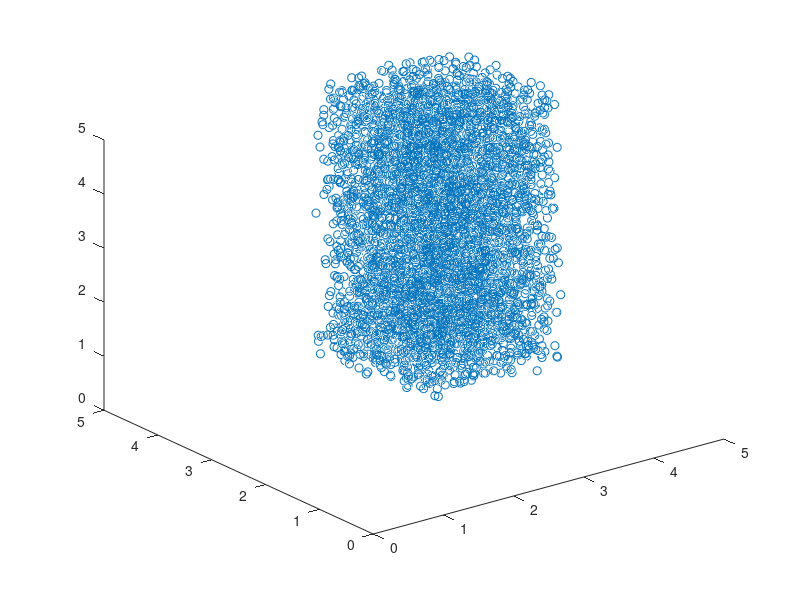

MATLAB code for this plot: (Note: this script raises an error after producing the figure.)
clear all; close all;
figure,
for i=1:5000
    x(i) = rand*2 +3;
    y(i) = rand*2 + 3;
    z(i) = rand*5;
end

plot3(x,y,z,'o');
axis([0 5 0 5 0 5]);

figure,
map3D = occupancyMap3D(1);
pose = [ 0.5 0.5 0.5 0.5 0.5 0.5 0.5];
points = [y' z' x'];
%points = [x' y' z'];
%points2 = [(0:0.25:2)' (2:-0.25:0)' (0:0.25:2)'];
maxRange = 10;
insertPointCloud(map3D,pose,points,maxRange)

show(map3D)
%getOccupancy(map3D,(2.3,2.3,1.5));

%%
figure,
plot3(x,y,z,'o'); hold on;
axis([0 8 0 8 0 8]);

ITER = 2000; 
start_point = [0 0 0 0];
 
goal_point = [7 7 4 1000]; 

x1 = start_point(1);y1 = start_point(2);z1 = start_point(3);
x2 = goal_point(1);y2 = goal_point(2);z2 = goal_point(3);
n=10;
x = zeros(n,1);
y = zeros(n,1);
z = zeros(n,1);
for i=1:n
    x(i) = x1 + i/n * (x2-x1);
    y(i) = y1 + i/n * (y2-y1);
    z(i) = z1 + i/n * (z2-z1);
end
plot3(x,y,z,'o');hold on
plot3(x1,y1,z1,'x')
plot3(x2,y2,z2,'x')

map = [start_point]; 
epsilon = 0.25; 

for i=1:ITER-1
    
    
    X_rand = 10*randn([1, 3]); %take a random point in the environment
    
    %calculate which point in the existing map has the smallest distance to
    %X_rand
    
    [smallest_idx] = closest_point(map,X_rand); 
    X_near = map(smallest_idx, 1:end-1); 
    X_new = X_near + (X_rand - X_near)/norm(X_rand - X_near)*epsilon ; %new point is proportional to the distance from the nearest point
    X_new(4) = smallest_idx;
    
    n=50;
    x_ot = zeros(n,1);
    y_ot = zeros(n,1);
    z_ot = zeros(n,1);
    object_on_line = 0; 
    for i=1:n
        x_ot(i) = X_near(1) + i/n * (X_new(1)-X_near(1));
        y_ot(i) = X_near(2) + i/n * (X_new(2)-X_near(2));
        z_ot(i) = X_near(3) + i/n * (X_new(3)-X_near(3));
        
        if checkOccupancy(map3D,[x_ot(i) y_ot(i) z_ot(i)]) == 1
            object_on_line = 1; break;
        end
    end

   if object_on_line == 0
        map = [map; X_new]; 
        con = [X_near; X_new(:,1:end-1)];
        line([con(1,1), con(2,1)], [con(1,2), con(2,2)], [con(1,3), con(2,3)])
    end
end
 
waypoint_index = [];
s = size(map);
[near_goal] = closest_point(map, goal_point(:,1:3))
parent  = near_goal;
 
while parent~=0
    waypoint_index = [parent waypoint_index];
    parent = map(parent, 4);
end
waypoints = [];
for i = 1: length(waypoint_index)
    waypoint_index(i)
    waypoints(i,1) = map(waypoint_index(i),1)
    waypoints(i,2) = map(waypoint_index(i),2)
    waypoints(i,3) = map(waypoint_index(i),3)
end
waypoints(i+1,1) = goal_point(1);
waypoints(i+1,2) = goal_point(2);
waypoints(i+1,3) = goal_point(3);
plot3(waypoints(:,1), waypoints(:,2), waypoints(:,3),'Color', 'r', 'LineWidth', 4 )
xlim([0 8]);ylim([0 8]);zlim([0 8]);

function [smallest_idx] = closest_point(map, X_i)
    x = size(map); 
    d_min = 100; 
 
    smallest_idx = 1; 
 
    for j = 1:x(1) 
 
        d = norm(map(j,1:end-1)-X_i); 
 
        %check for obstacle collision: 
 
        if d<d_min 
            smallest_idx = j;
            d_min = d; 
        end
    end
end